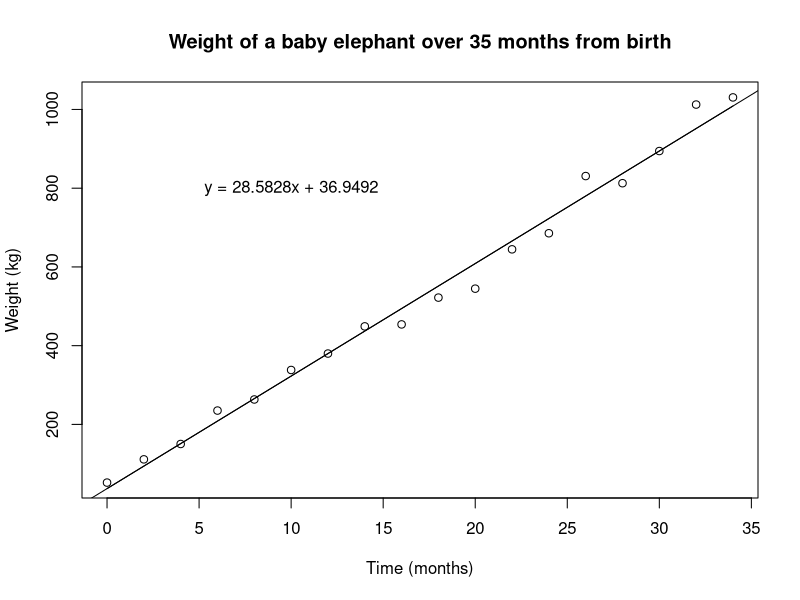

The R source for this figure:
# Week 7: Introduction to R

#Task 7.3
# Read the data to a dataframe object as follows
data <- read.csv("week_7/baby_elephant.csv")

# Task 7.4
# Add a column called "weight_kg" to your dataframe
data$weight_kg <- data$weight_lb*0.454

# Plot a scatterplot
plot(data$time_month, data$weight_kg, xlab="Time (months)", ylab="Weight (kg)", main="Weight of a baby elephant over 35 months from birth")

# Create a linear model (i.e. straight line fit)
lmWeight <- lm(weight_kg~time_month, data=data)

# output the summary of your fit
summary(lmWeight)

# Add a trendline to your plot
lines(data$time_month, predict(lmWeight))

# An easier way of doint this is ...
abline(lmWeight)



# Add the straight line equation to your plot
text(10, 800, "y = 28.5828x + 36.9492")


# Predict what the elephant's weight will be after 40 months
predict(lmWeight, newdata=data.frame(time_month=40))



